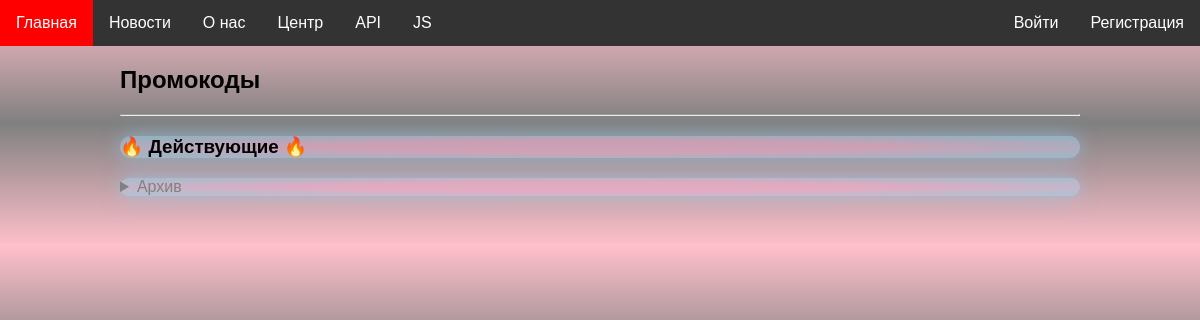
The app's page /services/promo-codes/, older data.
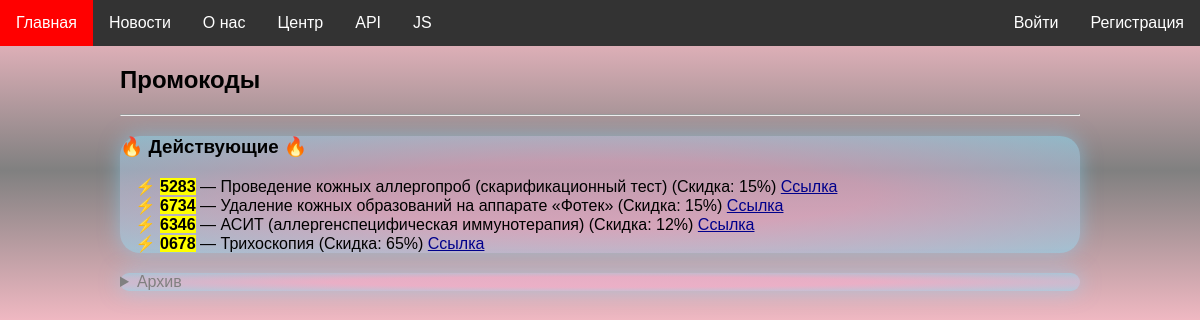
The same page, newer data.
### services/models.py (models this page shows, shortened)
class PromoCode(models.Model):
    code = models.CharField(
        max_length=4,
        unique=True,
        validators=[MinLengthValidator(limit_value=4)]
    )
    service = models.ForeignKey(Service, on_delete=models.CASCADE)
    discount = models.IntegerField(validators=[MinValueValidator(1), MaxValueValidator(100)], help_text='скидка в процентах')
    isAvailable = models.BooleanField(default=True)

class Service(models.Model):
    name = models.CharField(max_length=100)
    subcategory = models.ForeignKey(SubCategory, on_delete=models.CASCADE)
    price = models.FloatField(validators=[MinValueValidator(0.0), MaxValueValidator(999999999)])

### services/views.py (the view)
# urls.py: path('promo-codes/', promo_code_list, name='promo-codes'),
def promo_code_list(request):
    available_promo_codes = PromoCode.objects.filter(isAvailable=True)
    unavailable_promo_codes = PromoCode.objects.filter(isAvailable=False)
    return render(request, 'services/promo-codes.html', {
        'available_promo_codes': available_promo_codes,
        'unavailable_promo_codes': unavailable_promo_codes
    })

### website/templatetags/custom_tags.py (called while the page is built)
@register.simple_tag
def current_times():
    return {
        'local_time': datetime.now().strftime("%Y-%m-%d %H:%M:%S"),
        'utc_time':  datetime.now(timezone.utc).strftime("%Y-%m-%d %H:%M:%S"),
        'time_zone': timezone.get_current_timezone()
    }

@register.simple_tag
def date_range(num):
    today = datetime.now()
    date_list = [today + timedelta(days=i) for i in range(num)]
    return date_list

### services/templates/services/promo-codes.html (shortened to what this page needs)
{% extends 'website/base.html' %}
{% load static %}
{% block styles %}
    <link rel="stylesheet" href="{% static 'services/css/promo-codes.css' %}">
{% endblock %}
{% block content %}
    <article class="promo-codes">
        <h1>Промокоды</h1>
        <hr>
        <section class="available common-block">
            <h3>Действующие</h3>
            <ul type="circle">
                {% for promo_code in available_promo_codes %}
                    <li><mark><strong>{{ promo_code.code }}</strong></mark> — {{ promo_code.service.name }} (Скидка: {{ promo_code.discount }}%) <a href="{% url 'category_detail' slug=promo_code.service.subcategory.category.slug %}">Ссылка</a></li>
                {% endfor %}
            </ul>
        </section>
        <section class="archive common-block">
            <details>
                <summary>Архив</summary>
            </details>
        </section>
    </article>
{% endblock %}

Row changes from the older to the newer data that the page shows:
added PromoCode: code "5283", service.name "Проведение кожных аллергопроб (скарификационный тест)", discount "15"
added PromoCode: code "6734", service.name "Удаление кожных образований на аппарате «Фотек»", discount "15"
added PromoCode: code "6346", service.name "АСИТ (аллергенспецифическая иммунотерапия)", discount "12"
added PromoCode: code "0678", service.name "Трихоскопия", discount "65"
